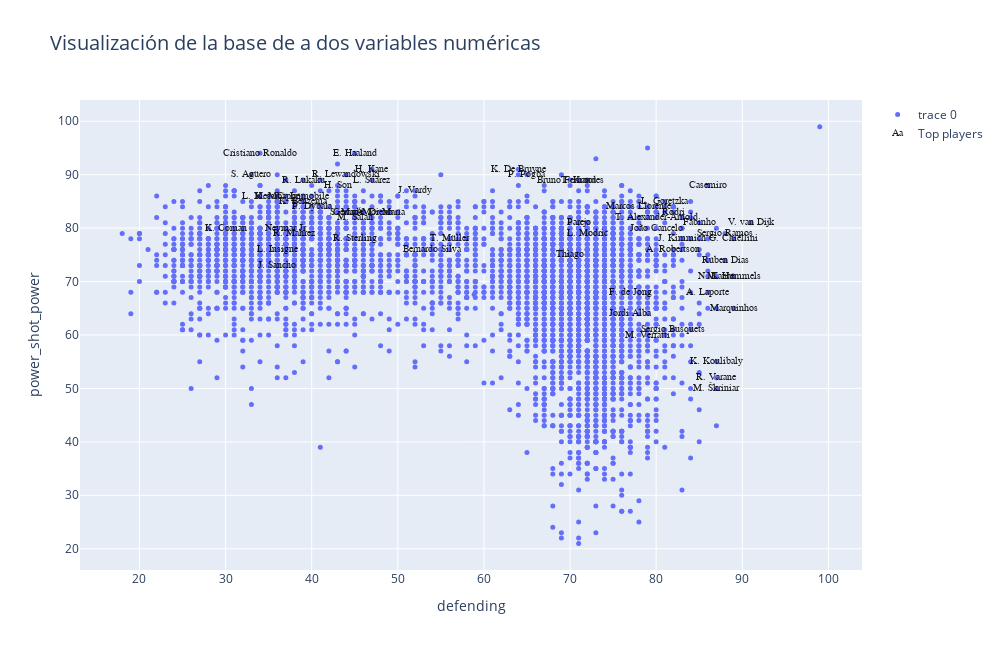

The notebook cell this image was saved under:
### Code cell
#En Colab
fig.show()

### Figure 1 — Plotly figure (JSON) as saved in the notebook; plotly's stock layout.template omitted (floating-point values rounded to 4 significant figures; data arrays with more than 128 entries replaced by an {"elided": "..."} marker saying what was removed)
{"data": [{"marker": {"size": 5}, "mode": "markers", "text": {"elided": "4595 str values"}, "type": "scatter", "x": {"elided": "4595 float values"}, "y": {"elided": "4595 float values"}}, {"mode": "text", "name": "Top players", "opacity": 0.9, "text": ["L. Messi", "R. Lewandowski", "Cristiano Ronaldo", "Neymar Jr", "K. De Bruyne", "J. Oblak", "K. Mbappé", "M. Neuer", "M. ter Stegen", "H. Kane", "N. Kanté", "K. Benzema", "T. Courtois", "H. Son", "Casemiro", "V. van Dijk", "S. Mané", "M. Salah", "Ederson", "J. Kimmich", "Alisson", "G. Donnarumma", "Sergio Ramos", "L. Suárez", "T. Kroos", "R. Lukaku", "K. Navas", "R. Sterling", "Bruno Fernandes", "E. Haaland", "S. Agüero", "H. Lloris", "L. Modrić", "Á. Di María", "W. Szczęsny", "T. Müller", "C. Immobile", "P. Pogba", "M. Verratti", "Marquinhos", "L. Goretzka", "P. Dybala", "A. Robertson", "F. de Jong", "T. Alexander-Arnold", "J. Sancho", "Rúben Dias", "G. Chiellini", "S. Handanovič", "M. Hummels", "Jordi Alba", "Thiago", "Sergio Busquets", "Parejo", "K. Casteels", "L. Insigne", "K. Koulibaly", "R. Varane", "R. Mahrez", "Gerard Moreno", "J. Vardy", "Fabinho", "João Cancelo", "A. Laporte", "K. Coman", "Bernardo Silva", "Marcos Llorente", "Rodri", "M. Škriniar", null], "textfont": {"color": "black", "family": "sans serif", "size": 10}, "type": "scatter", "x": [34, 44, 34, 37, 64, null, 36, null, null, 47, 87, 39, null, 43, 86, 91, 44, 45, null, 83, null, null, 88, 47, 71, 39, null, 45, 70, 45, 33, null, 72, 48, null, 56, 39, 65, 79, 89, 81, 40, 82, 77, 80, 36, 88, 89, null, 89, 77, 70, 82, 71, null, 36, 87, 87, 38, 46, 52, 85, 80, 86, 30, 54, 78, 82, 87, 99], "y": [86, 90, 94, 80, 91, 59, 86, 68, 66, 91, 71, 85, 56, 88, 88, 81, 83, 82, 70, 78, 63, 59, 79, 89, 89, 89, 56, 78, 89, 94, 90, 49, 79, 83, 55, 78, 86, 90, 60, 65, 85, 84, 76, 68, 82, 73, 74, 78, 49, 71, 64, 75, 61, 81, 60, 76, 55, 52, 79, 83, 87, 81, 80, 68, 80, 76, 84, 83, 50, 99]}], "layout": {"autosize": false, "height": 650, "title": {"font": {"size": 20}, "text": "Visualización de la base de a dos variables numéricas"}, "width": 1000, "xaxis": {"autorange": true, "range": [13.1, 103.9], "title": {"text": "defending"}, "type": "linear"}, "yaxis": {"autorange": true, "range": [16.02, 104.0], "title": {"text": "power_shot_power"}, "type": "linear"}}}
